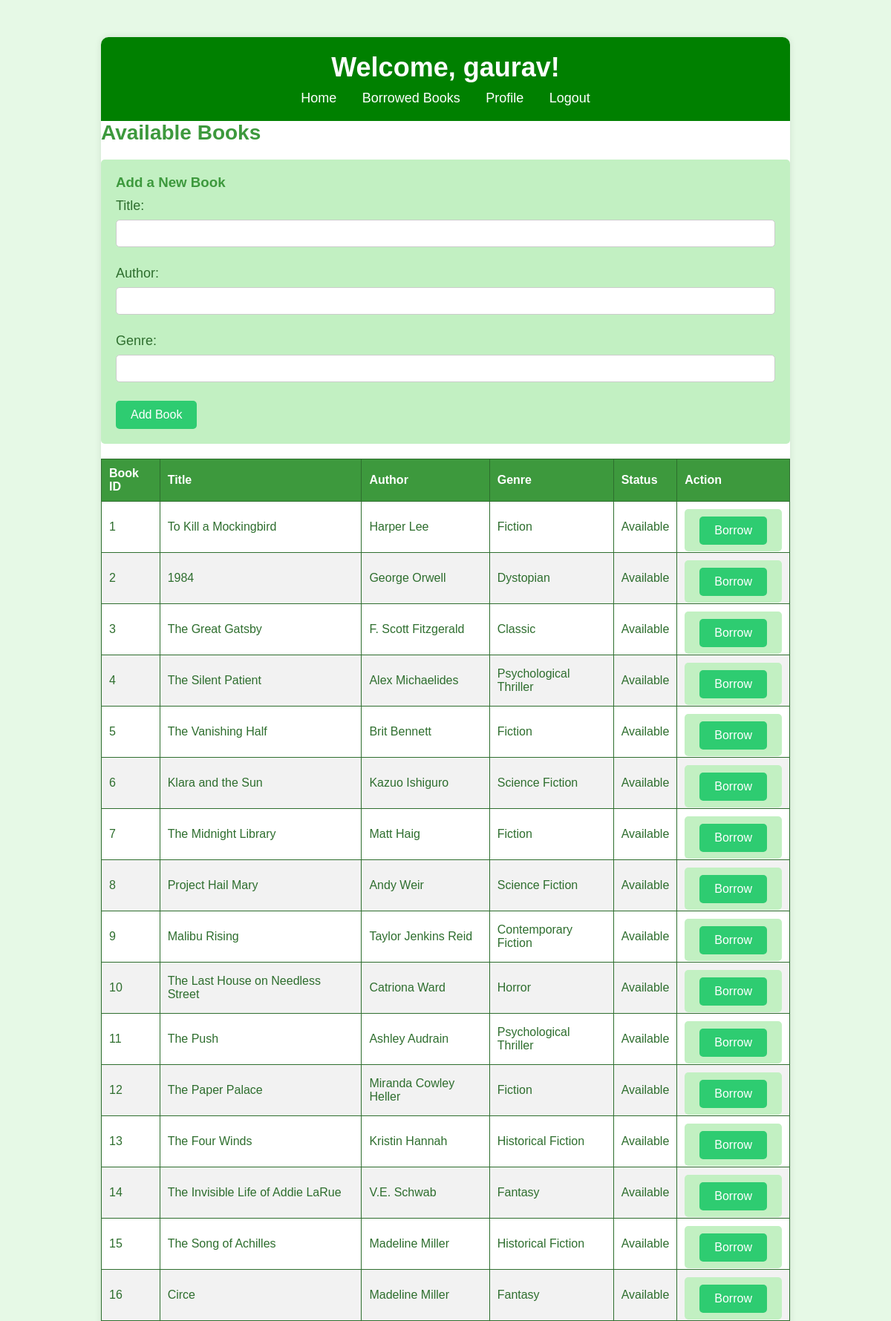
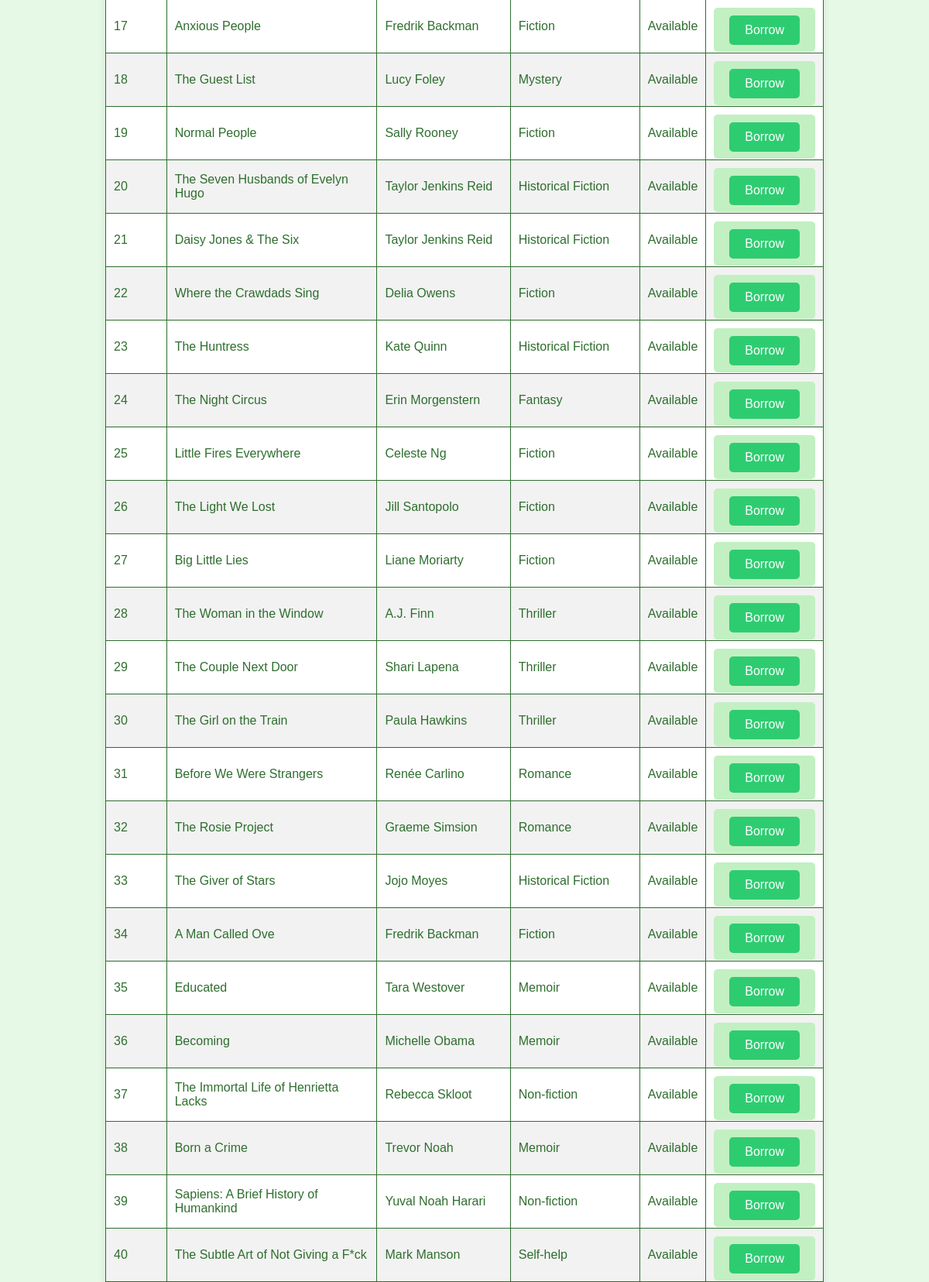
The app's page /LMS/books.php (signed in, upper part) with its own data (2 pictures, top to bottom).
### tables this page shows
CREATE TABLE `users` (
  `id` int(11) NOT NULL,
  `username` varchar(50) NOT NULL,
  `email` varchar(100) NOT NULL,
  `password` varchar(255) NOT NULL,
  `created_at` timestamp NOT NULL DEFAULT current_timestamp()
);

CREATE TABLE `books` (
  `id` int(11) NOT NULL,
  `title` varchar(255) DEFAULT NULL,
  `author` varchar(255) DEFAULT NULL,
  `genre` varchar(100) DEFAULT NULL,
  `available` int(11) DEFAULT 1
);

### LMS/books.php (the view, shortened to what this page needs)
<?php
$host = 'localhost';
$dbname = 'library_db';
$username = 'root';
$password = '';
$conn = new mysqli($host, $username, $password, $dbname);
$sql = "SELECT * FROM books";
$result = $conn->query($sql);
$user_id = $_SESSION['user_id'];
$user_query = $conn->prepare("SELECT username FROM users WHERE id = ?");
$user_query->bind_param("i", $user_id);
$user_query->execute();
$user_query->bind_result($username);
?>
<!DOCTYPE html>
<html lang="en">
<head>
    <link rel="stylesheet" href="member.css">
</head>
<body>
    <div class="dashboard-container">
    <header>
        <h1>Welcome, <span id="member-name"><?php echo htmlspecialchars($username); ?></span>!</h1>
        <nav>
            <ul>
                <li><a href="member-dashboard.html">Home</a></li>
                <li><a href="borrowed-books.php">Borrowed Books</a></li>
                <li><a href="profile.php">Profile</a></li>
                <li><a href="member-logout.php">Logout</a></li>
            </ul>
        </nav>
    </header>
<h2>Available Books</h2>
<form method="POST">
    <h3>Add a New Book</h3>
    <label for="title">Title:</label>
    <input type="text" id="title" name="title" required>
    <label for="author">Author:</label>
    <input type="text" id="author" name="author" required>
    <label for="genre">Genre:</label>
    <input type="text" id="genre" name="genre" required>
    <button type="submit" name="add_book">Add Book</button>
</form>
<table>
    <thead>
        <tr>
            <th>Book ID</th>
            <th>Title</th>
            <th>Author</th>
            <th>Genre</th>
            <th>Status</th>
            <th>Action</th>
        </tr>
    </thead>
    <tbody>
        <?php
        while ($book = $result->fetch_assoc()) {
            echo "<tr>";
            echo "<td>{$book['id']}</td>";
            echo "<td>{$book['title']}</td>";
            echo "<td>{$book['author']}</td>";
            echo "<td>{$book['genre']}</td>";
            echo "<td>" . ($book['available'] ? 'Available' : 'Borrowed') . "</td>";
            echo "<td>
                    <form method='POST' style='display:inline;'>
                        <input type='hidden' name='book_id' value='{$book['id']}'>
                        <button type='submit' name='borrow_book'>Borrow</button>
                    </form>
                  </td>";
            echo "</tr>";
        }
        ?>
    </tbody>
</table>
</body>
</html>

### LMS/member.css (style rules this page uses)
* { margin: 0; padding: 0; box-sizing: border-box; }
body { font-family: Arial, sans-serif; background-color: #f4f4f4; color: #333; }
header { background-color: green; color: white; padding: 20px; text-align: center; }
h1 { margin-bottom: 10px; font-size: 36px; }
nav ul { list-style: none; padding: 0; }
nav ul li { display: inline; margin: 0 15px; }
nav ul li a { color: white; text-decoration: none; font-size: 18px; }
.dashboard-container { width: 80%; margin: 30px auto; background-color: white; border-radius: 10px; box-shadow: 0 0 10px rgba(0, 0, 0, 0.1); overflow: hidden; }
h2 { margin-bottom: 20px; font-size: 28px; color: #34495e; }
ul { list-style: disc; padding-left: 20px; }
ul li { margin: 10px 0; }
form { margin-top: 20px; }
form label { display: block; margin-bottom: 8px; font-size: 18px; }
form input[type="text"], form input[type="email"] { width: 100%; padding: 10px; margin-bottom: 15px; border: 1px solid #ccc; border-radius: 5px; }
form button { padding: 10px 20px; background-color: #2ecc71; border: none; color: white; font-size: 16px; cursor: pointer; border-radius: 5px; }

### LMS/books.php (style rules this page uses)
body { font-family: Arial, sans-serif; background-color: #e6f9e6; color: #2e6e2e; margin: 0; padding: 20px; }
h2, h3 { color: #3d993d; }
form { background-color: #c2f0c2; padding: 20px; border-radius: 5px; margin-bottom: 20px; }
label { display: block; margin: 10px 0 5px; }
input[type="text"] { width: 100%; padding: 10px; border: 1px solid #2e6e2e; border-radius: 4px; }
button { background-color: #3d993d; color: white; border: none; padding: 10px 15px; border-radius: 4px; cursor: pointer; margin-top: 10px; }
table { width: 100%; border-collapse: collapse; margin-top: 20px; }
th, td { border: 1px solid #2e6e2e; padding: 10px; text-align: left; }
th { background-color: #3d993d; color: white; }
tr:nth-child(even) { background-color: #f2f2f2; }
a { color: #2e6e2e; text-decoration: none; }

### records on screen
users: username "gaurav"
books: id "1", title "To Kill a Mockingbird", author "Harper Lee", genre "Fiction", available "Available"
books: id "2", title "1984", author "George Orwell", genre "Dystopian", available "Available"
books: id "3", title "The Great Gatsby", author "F. Scott Fitzgerald", genre "Classic", available "Available"
books: id "4", title "The Silent Patient", author "Alex Michaelides", genre "Psychological Thriller", available "Available"
books: id "5", title "The Vanishing Half", author "Brit Bennett", genre "Fiction", available "Available"
books: id "6", title "Klara and the Sun", author "Kazuo Ishiguro", genre "Science Fiction", available "Available"
books: id "7", title "The Midnight Library", author "Matt Haig", genre "Fiction", available "Available"
books: id "8", title "Project Hail Mary", author "Andy Weir", genre "Science Fiction", available "Available"
books: id "9", title "Malibu Rising", author "Taylor Jenkins Reid", genre "Contemporary Fiction", available "Available"
books: id "10", title "The Last House on Needless Street", author "Catriona Ward", genre "Horror", available "Available"
books: id "11", title "The Push", author "Ashley Audrain", genre "Psychological Thriller", available "Available"
books: id "12", title "The Paper Palace", author "Miranda Cowley Heller", genre "Fiction", available "Available"
books: id "13", title "The Four Winds", author "Kristin Hannah", genre "Historical Fiction", available "Available"
books: id "14", title "The Invisible Life of Addie LaRue", author "V.E. Schwab", genre "Fantasy", available "Available"
books: id "15", title "The Song of Achilles", author "Madeline Miller", genre "Historical Fiction", available "Available"
books: id "16", title "Circe", author "Madeline Miller", genre "Fantasy", available "Available"
books: id "17", title "Anxious People", author "Fredrik Backman", genre "Fiction", available "Available"
books: id "18", title "The Guest List", author "Lucy Foley", genre "Mystery", available "Available"
books: id "19", title "Normal People", author "Sally Rooney", genre "Fiction", available "Available"
books: id "20", title "The Seven Husbands of Evelyn Hugo", author "Taylor Jenkins Reid", genre "Historical Fiction", available "Available"
books: id "21", title "Daisy Jones & The Six", author "Taylor Jenkins Reid", genre "Historical Fiction", available "Available"
books: id "22", title "Where the Crawdads Sing", author "Delia Owens", genre "Fiction", available "Available"
books: id "23", title "The Huntress", author "Kate Quinn", genre "Historical Fiction", available "Available"
books: id "24", title "The Night Circus", author "Erin Morgenstern", genre "Fantasy", available "Available"
books: id "25", title "Little Fires Everywhere", author "Celeste Ng", genre "Fiction", available "Available"
books: id "26", title "The Light We Lost", author "Jill Santopolo", genre "Fiction", available "Available"
books: id "27", title "Big Little Lies", author "Liane Moriarty", genre "Fiction", available "Available"
books: id "28", title "The Woman in the Window", author "A.J. Finn", genre "Thriller", available "Available"
books: id "29", title "The Couple Next Door", author "Shari Lapena", genre "Thriller", available "Available"
books: id "30", title "The Girl on the Train", author "Paula Hawkins", genre "Thriller", available "Available"
books: id "31", title "Before We Were Strangers", author "Renée Carlino", genre "Romance", available "Available"
books: id "32", title "The Rosie Project", author "Graeme Simsion", genre "Romance", available "Available"
books: id "33", title "The Giver of Stars", author "Jojo Moyes", genre "Historical Fiction", available "Available"
books: id "34", title "A Man Called Ove", author "Fredrik Backman", genre "Fiction", available "Available"
books: id "35", title "Educated", author "Tara Westover", genre "Memoir", available "Available"
books: id "36", title "Becoming", author "Michelle Obama", genre "Memoir", available "Available"
books: id "37", title "The Immortal Life of Henrietta Lacks", author "Rebecca Skloot", genre "Non-fiction", available "Available"
books: id "38", title "Born a Crime", author "Trevor Noah", genre "Memoir", available "Available"
books: id "39", title "Sapiens: A Brief History of Humankind", author "Yuval Noah Harari", genre "Non-fiction", available "Available"
books: id "40", title "The Subtle Art of Not Giving a F*ck", author "Mark Manson", genre "Self-help", available "Available"
